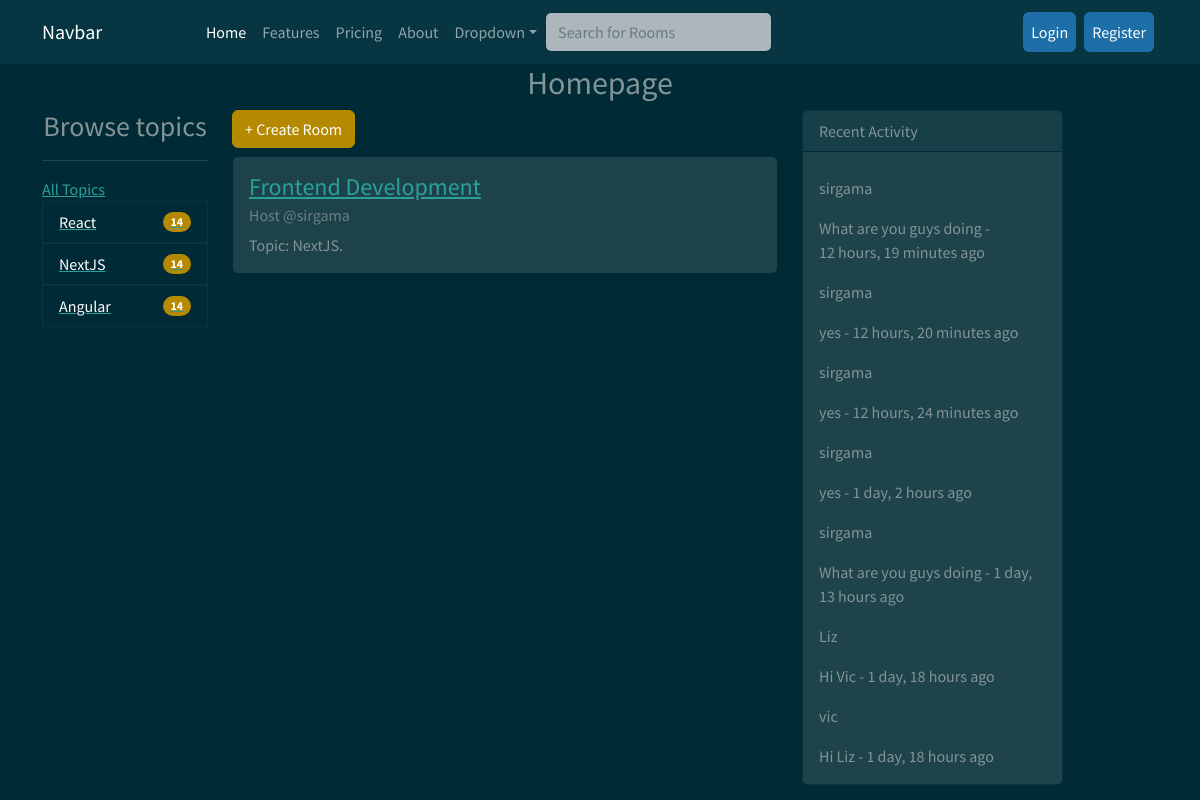
The app's page /?q=NextJS with its own data.
### mainapp/models.py (models this page shows, shortened)
class Topic(models.Model):
    name = models.CharField(max_length=200)

class Room(models.Model):
    host = models.ForeignKey(User,on_delete=models.SET_NULL, null=True)
    topic = models.ForeignKey(Topic, on_delete=models.SET_NULL, null=True)
    name = models.CharField(max_length=100)
    description = models.TextField(null=True, blank=True)
    participants = models.ManyToManyField(User, related_name='participants', blank=True)
    updated = models.DateTimeField(auto_now=True)
    created = models.DateTimeField(auto_now_add=True)
    class Meta:
        ordering = ['-updated', '-created']

class Message(models.Model):
    user = models.ForeignKey(User, on_delete=models.CASCADE)
    room = models.ForeignKey(Room, on_delete=models.CASCADE)
    body = models.TextField()
    updated = models.DateTimeField(auto_now=True)
    created = models.DateTimeField(auto_now_add=True)
    class Meta:
        ordering = ['-updated', '-created']

### mainapp/views.py (the view)
# urls.py: 2. Add a URL to urlpatterns:  path('', views.home, name='home')
def home(request):
    q = request.GET.get('q') if request.GET.get('q')!= None else ''
    all_messages = Message.objects.all().order_by('-created')
    room = Room.objects.filter(Q(topic__name__icontains = q) | Q(name__icontains=q) | Q(description__icontains=q) | Q(host__username__icontains=q))
    topic = Topic.objects.all()
    context = {
        "rooms":room,
        "topics":topic,
        "texts":all_messages
    }
    return render(request, 'mainapp/home.html', context)

### mainapp/templates/mainapp/home.html (shortened to what this page needs)
{% extends 'mainapp/base.html' %}
{% load static %}
{% block content %}
{% include 'mainapp/navbar.html' %}
<h2 class="text-center">Homepage</h2>
<div class="container">
    <div class="row">
        <div class="col-md-2">
            <h3 class="text-center">Browse topics</h3>
            <hr>
            <a href="{% url 'home' %}">All Topics</a>
            <ul class="list-group">
                {% for topic in topics %}
                   <a href="{% url 'home' %}?q={{topic.name}}"> <li class="list-group-item d-flex justify-content-between align-items-center">
                    {{topic.name}}
                    <span class="badge bg-primary rounded-pill">14</span>
                    </li></a>
                {% endfor %}
            </ul>
        </div>
        <div class="col-md-6">
           <a href="{% url 'newroom' %}"><h6 class="btn btn-primary">+ Create Room</h6></a>
            {% for room in rooms %}
            <div class="card">
                <div class="card-body">
                  <h4 class="card-title"><a href="{% url 'room' room.id %}">{{room.name}}</a></h4>
                  <h6 class="card-subtitle mb-2 text-muted">Host @{{room.host.username}}</h6>
                  <p class="card-text">Topic: {{room.topic.name}}.</p>
                </div>
              </div>
              {% endfor %}
        </div>
        <div class="col-md-3">
            {% include 'mainapp/activityfeed.html' %}
        </div>
    </div>
</div>
{% endblock %}

### mainapp/templates/mainapp/activityfeed.html (shortened to what this page needs)
{% load static %}
<div class="card border-dark mb-3" style="max-width: 20rem;">
    <div class="card-header">Recent Activity</div>
    <div class="card-body">
      {% for mess in texts %}
      <p class="card-text">{{mess.user.username}}</p>
      <p class="card-text">{{mess.body}} - {{mess.created | timesince}} ago</p>
      {% endfor %}
    </div>
  </div>

### records on screen
Topic: name "React"
Topic: name "NextJS"
Topic: name "Angular"
Room: name "Frontend Development", host.username "sirgama", topic.name "NextJS"
Message: user.username "sirgama", body "What are you guys doing", created "12 hours, 19 minutes"
Message: user.username "sirgama", body "yes", created "12 hours, 20 minutes"
Message: user.username "sirgama", body "yes", created "12 hours, 24 minutes"
Message: user.username "sirgama", body "yes", created "1 day, 2 hours"
Message: user.username "sirgama", body "What are you guys doing", created "1 day, 13 hours"
Message: user.username "Liz", body "Hi Vic", created "1 day, 18 hours"
Message: user.username "vic", body "Hi Liz", created "1 day, 18 hours"
